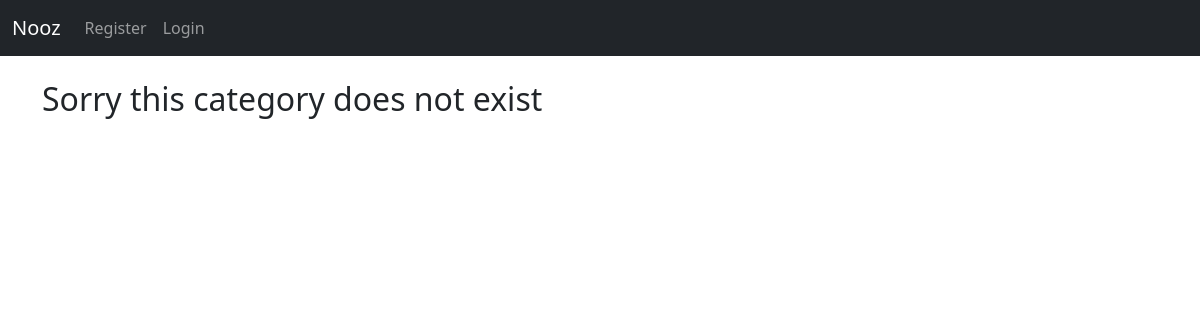
Page /category/Hiking/ on the earlier database version.
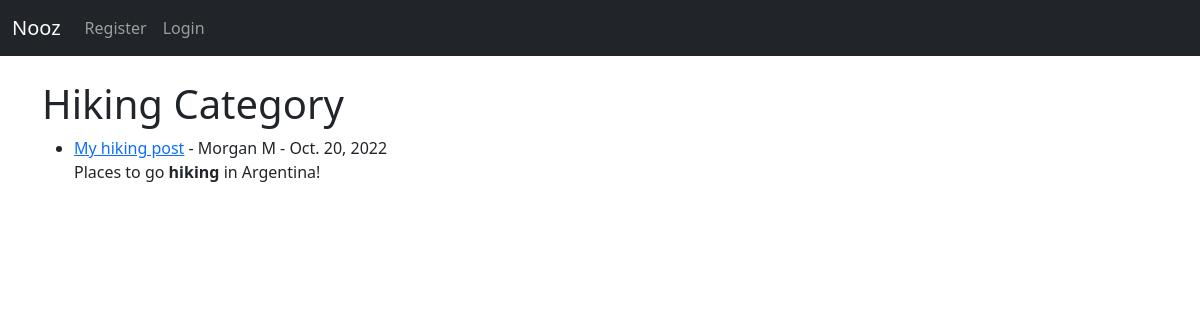
Same page on the later database version.
### nooz2/models.py (models this page shows, shortened)
class Post(models.Model):
    title = models.CharField(max_length=255)
    title_tag = models.CharField(max_length=255)
    description = models.CharField(max_length=50, default='Click above to read more')
    author = models.ForeignKey(User, on_delete=models.CASCADE)
    body = models.TextField()
    timestamp = models.DateField(auto_now_add=True)
    category = models.CharField(max_length=255, default='News')

### nooz2/views.py (the view)
# urls.py: path('category/<str:cats>/', CategoryView, name="category"),
def CategoryView(request, cats):
    category_posts = Post.objects.filter(category=cats)
    return render(request, 'categories.html', {'cats':cats.title(), 'category_posts':category_posts})

### templates/categories.html (shortened to what this page needs)
{% extends 'base.html' %}
{% block content %}
{% if category_posts %}
    <h1>{{ cats }} Category</h1>
    <ul>
    {% for post in category_posts %}
    <li><a href="{% url 'post-detail' post.pk %}">{{ post.title}}</a> -
        {{ post.author.first_name }}
        {{ post.author.last_name }} -
        {{ post.timestamp }}
    <br/>
        {{ post.body|slice:"150"|safe }}</li>
    {% endfor %}
    </ul>
{% else %}
    <h2>Sorry this category does not exist</h2>
{% endif %}
{% endblock %}

Differences in the rows shown:
added Post: category "Hiking", title "My hiking post", author.first_name "Morgan", author.last_name "M", timestamp "Oct. 20, 2022", body "Places to go hiking in Argentina!"
Other differences:
text no longer shown: "Sorry this category does not exist"
text now shown: "Category"
